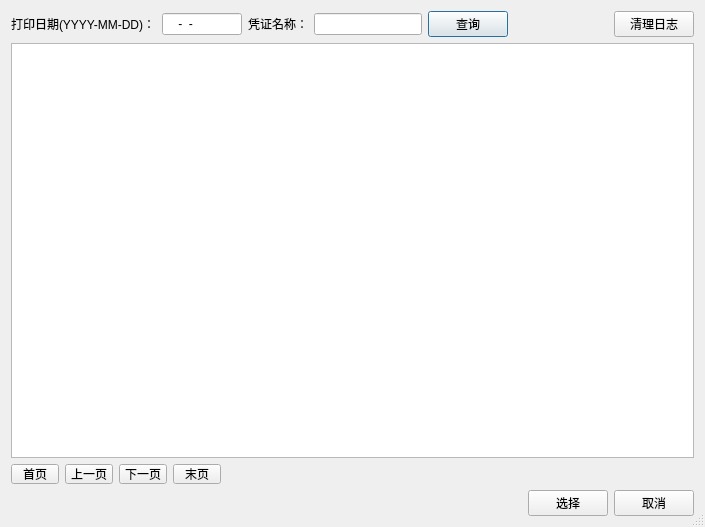
<?xml version="1.0" encoding="UTF-8"?>
<ui version="4.0">
 <class>PrintLogDlg</class>
 <widget class="QDialog" name="PrintLogDlg">
  <property name="windowModality">
   <enum>Qt::NonModal</enum>
  </property>
  <property name="geometry">
   <rect>
    <x>0</x>
    <y>0</y>
    <width>705</width>
    <height>527</height>
   </rect>
  </property>
  <property name="windowTitle">
   <string>打印数据仓库</string>
  </property>
  <property name="sizeGripEnabled">
   <bool>true</bool>
  </property>
  <layout class="QHBoxLayout" name="horizontalLayout_4">
   <item>
    <layout class="QVBoxLayout" name="verticalLayout">
     <item>
      <layout class="QHBoxLayout" name="horizontalLayout">
       <item>
        <widget class="QLabel" name="label">
         <property name="text">
          <string>打印日期(YYYY-MM-DD)：</string>
         </property>
        </widget>
       </item>
       <item>
        <widget class="QLineEdit" name="edtDate">
         <property name="minimumSize">
          <size>
           <width>80</width>
           <height>0</height>
          </size>
         </property>
         <property name="maximumSize">
          <size>
           <width>80</width>
           <height>16777215</height>
          </size>
         </property>
         <property name="inputMask">
          <string>9999-99-99</string>
         </property>
        </widget>
       </item>
       <item>
        <widget class="QLabel" name="label_2">
         <property name="text">
          <string>凭证名称：</string>
         </property>
        </widget>
       </item>
       <item>
        <widget class="QLineEdit" name="edtVoucherName"/>
       </item>
       <item>
        <widget class="QPushButton" name="btnQuery">
         <property name="text">
          <string>查询</string>
         </property>
        </widget>
       </item>
       <item>
        <spacer name="horizontalSpacer">
         <property name="orientation">
          <enum>Qt::Horizontal</enum>
         </property>
         <property name="sizeHint" stdset="0">
          <size>
           <width>40</width>
           <height>20</height>
          </size>
         </property>
        </spacer>
       </item>
       <item>
        <widget class="QPushButton" name="btnClean">
         <property name="text">
          <string>清理日志</string>
         </property>
        </widget>
       </item>
      </layout>
     </item>
     <item>
      <widget class="QTableView" name="tvLogDetails">
       <property name="editTriggers">
        <set>QAbstractItemView::NoEditTriggers</set>
       </property>
       <property name="selectionMode">
        <enum>QAbstractItemView::SingleSelection</enum>
       </property>
       <property name="selectionBehavior">
        <enum>QAbstractItemView::SelectRows</enum>
       </property>
      </widget>
     </item>
     <item>
      <layout class="QHBoxLayout" name="horizontalLayout_2">
       <item>
        <widget class="QToolButton" name="btnFirst">
         <property name="minimumSize">
          <size>
           <width>48</width>
           <height>0</height>
          </size>
         </property>
         <property name="maximumSize">
          <size>
           <width>48</width>
           <height>20</height>
          </size>
         </property>
         <property name="text">
          <string>首页</string>
         </property>
        </widget>
       </item>
       <item>
        <widget class="QToolButton" name="btnPrev">
         <property name="minimumSize">
          <size>
           <width>48</width>
           <height>0</height>
          </size>
         </property>
         <property name="maximumSize">
          <size>
           <width>48</width>
           <height>20</height>
          </size>
         </property>
         <property name="text">
          <string>上一页</string>
         </property>
        </widget>
       </item>
       <item>
        <widget class="QToolButton" name="btnNext">
         <property name="minimumSize">
          <size>
           <width>48</width>
           <height>0</height>
          </size>
         </property>
         <property name="maximumSize">
          <size>
           <width>48</width>
           <height>20</height>
          </size>
         </property>
         <property name="text">
          <string>下一页</string>
         </property>
        </widget>
       </item>
       <item>
        <widget class="QToolButton" name="btnLast">
         <property name="minimumSize">
          <size>
           <width>48</width>
           <height>0</height>
          </size>
         </property>
         <property name="maximumSize">
          <size>
           <width>48</width>
           <height>20</height>
          </size>
         </property>
         <property name="text">
          <string>末页</string>
         </property>
        </widget>
       </item>
       <item>
        <spacer name="horizontalSpacer_2">
         <property name="orientation">
          <enum>Qt::Horizontal</enum>
         </property>
         <property name="sizeHint" stdset="0">
          <size>
           <width>40</width>
           <height>20</height>
          </size>
         </property>
        </spacer>
       </item>
      </layout>
     </item>
     <item>
      <layout class="QHBoxLayout" name="horizontalLayout_3">
       <item>
        <spacer name="horizontalSpacer_3">
         <property name="orientation">
          <enum>Qt::Horizontal</enum>
         </property>
         <property name="sizeHint" stdset="0">
          <size>
           <width>40</width>
           <height>20</height>
          </size>
         </property>
        </spacer>
       </item>
       <item>
        <widget class="QPushButton" name="btnOK">
         <property name="text">
          <string>选择</string>
         </property>
        </widget>
       </item>
       <item>
        <widget class="QPushButton" name="btnCancel">
         <property name="text">
          <string>取消</string>
         </property>
        </widget>
       </item>
      </layout>
     </item>
    </layout>
   </item>
  </layout>
 </widget>
 <resources/>
 <connections>
  <connection>
   <sender>btnCancel</sender>
   <signal>clicked()</signal>
   <receiver>PrintLogDlg</receiver>
   <slot>reject()</slot>
   <hints>
    <hint type="sourcelabel">
     <x>656</x>
     <y>504</y>
    </hint>
    <hint type="destinationlabel">
     <x>352</x>
     <y>263</y>
    </hint>
   </hints>
  </connection>
 </connections>
</ui>
